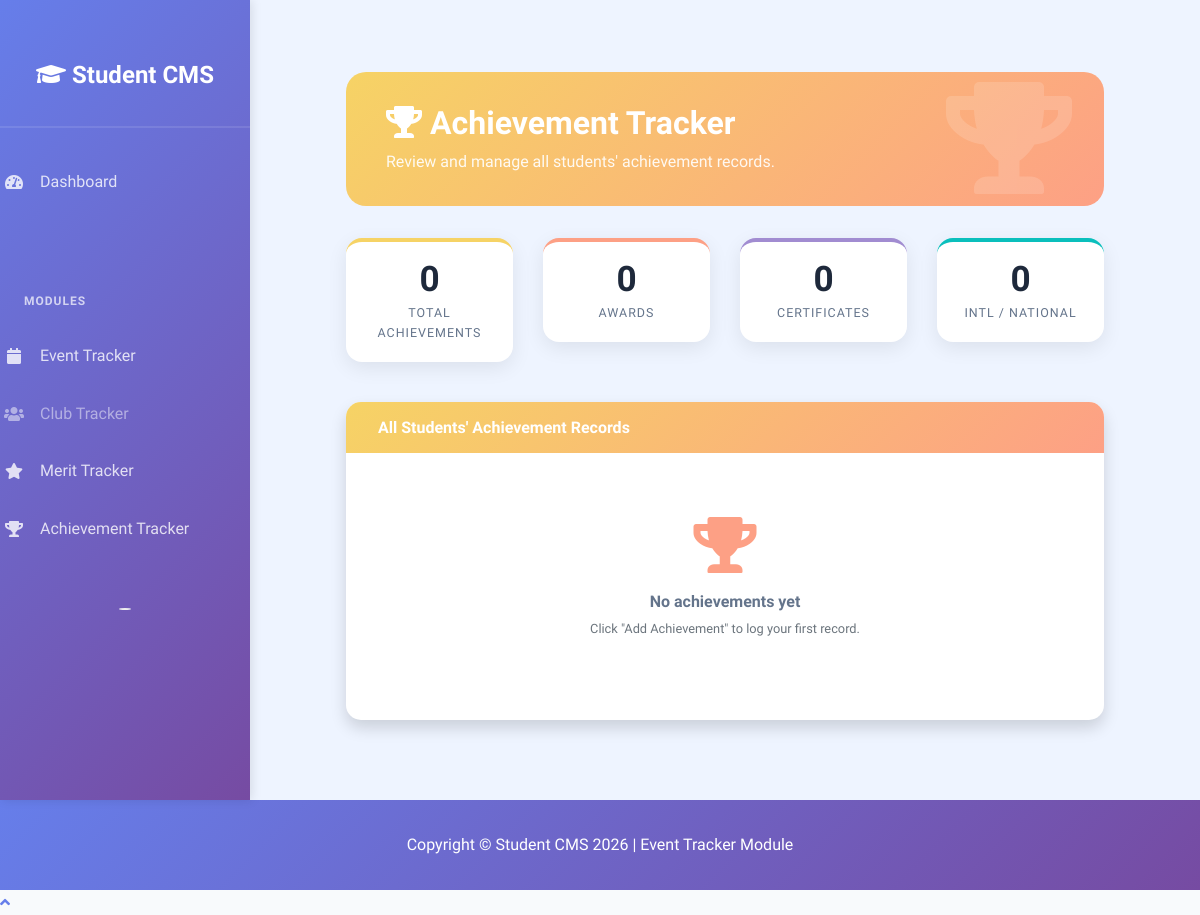
The app's page /modules/achievement/achievement_tracker.php (signed in), older data.
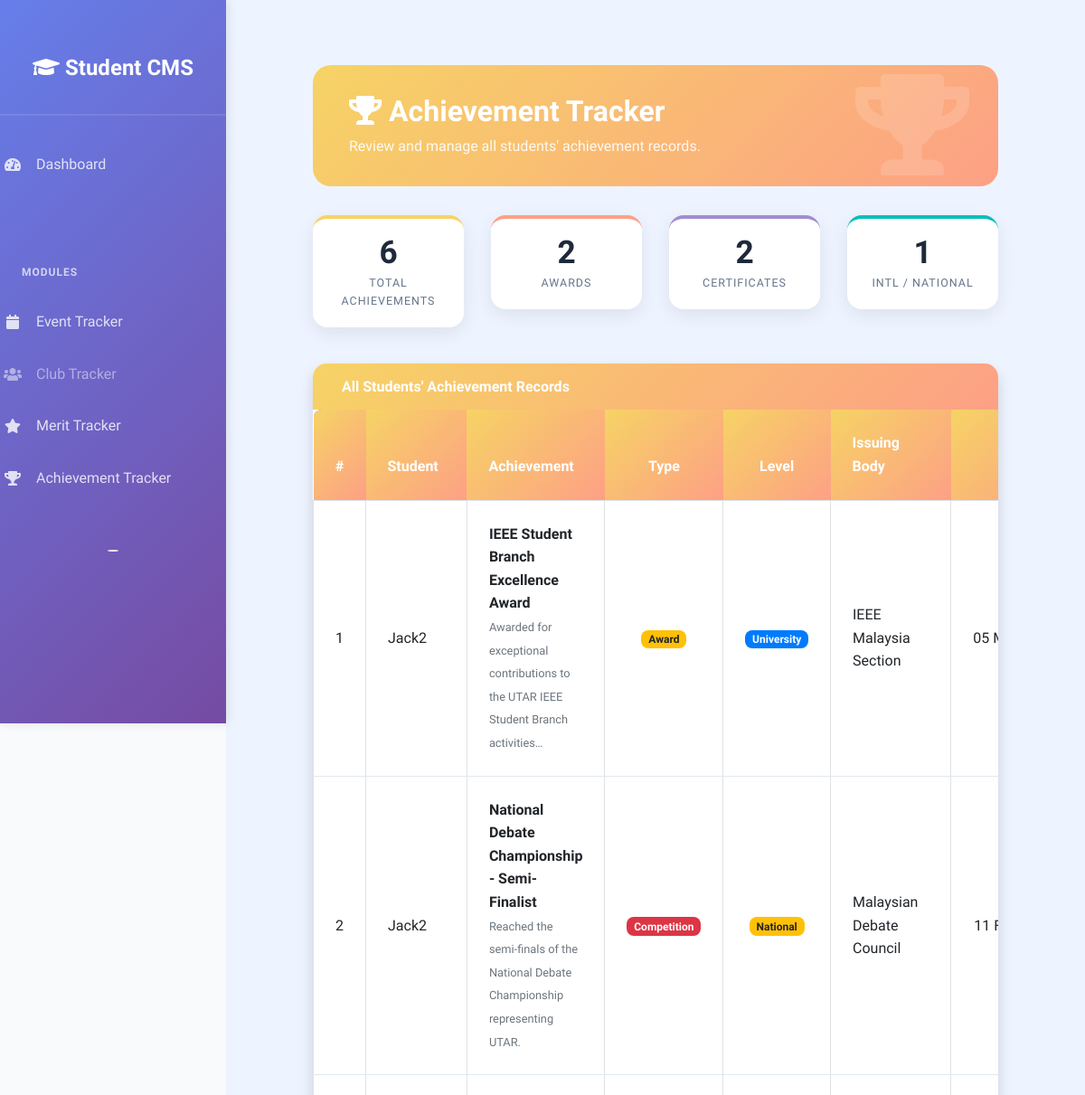
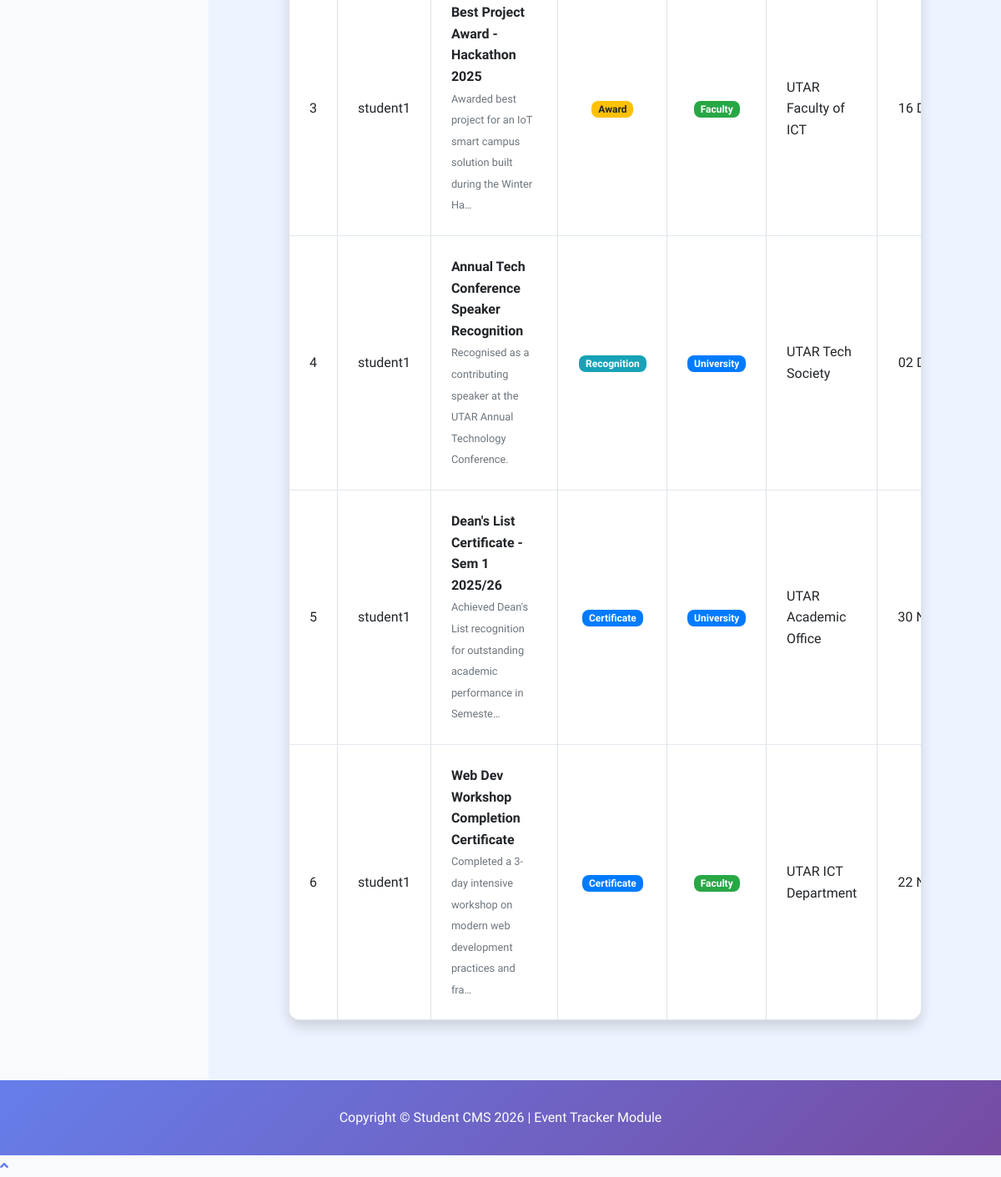
The same page, newer data (2 pictures, top to bottom).
### tables this page shows
CREATE TABLE IF NOT EXISTS achievements (
    achievement_id    INT PRIMARY KEY AUTO_INCREMENT,
    user_id           INT NOT NULL,
    achievement_title VARCHAR(200) NOT NULL,
    achievement_type  ENUM('Award','Certificate','Recognition','Scholarship','Competition','Other') DEFAULT 'Award',
    issuing_body      VARCHAR(200),
    achievement_date  DATE NOT NULL,
    description       LONGTEXT,
    level             ENUM('International','National','State','University','Faculty','Club') DEFAULT 'University',
    position_rank     VARCHAR(100),
    certificate_file  VARCHAR(255),
    created_at        TIMESTAMP DEFAULT CURRENT_TIMESTAMP,
    updated_at        TIMESTAMP DEFAULT CURRENT_TIMESTAMP ON UPDATE CURRENT_TIMESTAMP,
    FOREIGN KEY (user_id) REFERENCES users(user_id) ON DELETE CASCADE,
    INDEX idx_user_id        (user_id),
    INDEX idx_achievement_date (achievement_date)
);

CREATE TABLE IF NOT EXISTS users (
    user_id INT PRIMARY KEY AUTO_INCREMENT,
    username VARCHAR(50) UNIQUE NOT NULL,
    email VARCHAR(100) UNIQUE NOT NULL,
    password VARCHAR(255) NOT NULL,
    full_name VARCHAR(100),
    role ENUM('student', 'admin') DEFAULT 'student',
    created_at TIMESTAMP DEFAULT CURRENT_TIMESTAMP,
    updated_at TIMESTAMP DEFAULT CURRENT_TIMESTAMP ON UPDATE CURRENT_TIMESTAMP
);

### modules/achievement/achievement_tracker.php (the view, shortened to what this page needs)
<?php
require_once '../../config.php';
$role    = $_SESSION['role'] ?? 'student';
$achievements = [];
if ($role === 'admin') {
    $result = $conn->query(
        "SELECT a.*, u.username
         FROM achievements a
         LEFT JOIN users u ON a.user_id = u.user_id
         ORDER BY a.achievement_date DESC"
    );
    if ($result) {
        while ($row = $result->fetch_assoc()) $achievements[] = $row;
    }
}
$total        = count($achievements);
$by_type      = [];
$intl_count   = 0;
foreach ($achievements as $a) {
    $by_type[$a['achievement_type']]  = ($by_type[$a['achievement_type']]  ?? 0) + 1;
    if ($a['level'] === 'International' || $a['level'] === 'National') $intl_count++;
}
function typeBadgeClass(string $type): string {
    return match($type) {
        'Award'        => 'badge-warning',
        'Certificate'  => 'badge-primary',
        'Recognition'  => 'badge-info',
        'Scholarship'  => 'badge-success',
        'Competition'  => 'badge-danger',
        default        => 'badge-secondary',
    };
}
function levelBadgeClass(string $level): string {
    return match($level) {
        'International' => 'badge-danger',
        'National'      => 'badge-warning',
        'State'         => 'badge-info',
        'University'    => 'badge-primary',
        'Faculty'       => 'badge-success',
        default         => 'badge-secondary',
    };
}
?>
<!DOCTYPE html>
<html lang="en">
<head>
    <link href="../../vendor/fontawesome-free/css/all.min.css" rel="stylesheet">
    <link href="https://cdn.jsdelivr.net/npm/bootstrap@4.6.0/dist/css/bootstrap.min.css" rel="stylesheet">
    <link href="../../assets/style.css" rel="stylesheet">
</head>
<body id="page-top">
<div id="wrapper">
    <?php include('../../includes/sidebar.php'); ?>
    <div id="content-wrapper" class="d-flex flex-column">
        <div id="content">
            <div class="container-fluid pt-4">
                <div class="ach-hero d-flex align-items-center justify-content-between flex-wrap">
                    <div>
                        <h1><i class="fas fa-trophy mr-2"></i>Achievement Tracker</h1>
                        <p>
                            <?php if ($role === 'admin'): ?>
                                Review and manage all students' achievement records.
                            <?php else: ?>
                                Record your awards, certificates, and recognitions in one place.
                            <?php endif; ?>
                        </p>
                    </div>
                </div>
                <div class="row mb-4">
                    <div class="col-6 col-md-3 mb-3">
                        <div class="stat-pill gold">
                            <div class="num"><?php echo $total; ?></div>
                            <div class="lbl">Total Achievements</div>
                        </div>
                    </div>
                    <div class="col-6 col-md-3 mb-3">
                        <div class="stat-pill orange">
                            <div class="num"><?php echo $by_type['Award'] ?? 0; ?></div>
                            <div class="lbl">Awards</div>
                        </div>
                    </div>
                    <div class="col-6 col-md-3 mb-3">
                        <div class="stat-pill purple">
                            <div class="num"><?php echo $by_type['Certificate'] ?? 0; ?></div>
                            <div class="lbl">Certificates</div>
                        </div>
                    </div>
                    <div class="col-6 col-md-3 mb-3">
                        <div class="stat-pill teal">
                            <div class="num"><?php echo $intl_count; ?></div>
                            <div class="lbl">Intl / National</div>
                        </div>
                    </div>
                </div>
                <div class="card shadow mb-4">
                    <div class="card-header py-3" style="background: linear-gradient(135deg,#f6d365,#fda085);">
                        <h6 class="m-0 font-weight-bold text-white">
                            <?php echo ($role === 'admin') ? "All Students' Achievement Records" : "My Achievement Records"; ?>
                        </h6>
                    </div>
                    <div class="card-body p-0">
                        <?php if (empty($achievements)): ?>
                            <div class="no-ach">
                                <i class="fas fa-trophy d-block"></i>
                                <p class="font-weight-bold mb-1">No achievements yet</p>
                                <p class="text-muted small">Click "Add Achievement" to log your first record.</p>
                            </div>
                        <?php else: ?>
                            <div class="table-responsive">
                                <table class="table table-bordered ach-table mb-0" width="100%">
                                    <thead>
                                        <tr>
                                            <th class="text-center">#</th>
                                            <?php if ($role === 'admin'): ?><th>Student</th><?php endif; ?>
                                            <th>Achievement</th>
                                            <th class="text-center">Type</th>
                                            <th class="text-center">Level</th>
                                            <th>Issuing Body</th>
                                            <th class="text-center">Date</th>
                                        </tr>
                                    </thead>
                                    <tbody>
                                        <?php foreach ($achievements as $i => $a): ?>
                                        <tr>
                                            <td class="text-center"><?php echo $i + 1; ?></td>
                                            <?php if ($role === 'admin'): ?>
                                                <td><?php echo htmlspecialchars($a['username'] ?? '—'); ?></td>
                                            <?php endif; ?>
                                            <td>
                                                <strong><?php echo htmlspecialchars($a['achievement_title']); ?></strong>
                                                <?php if (!empty($a['description'])): ?>
                                                    <br><small class="text-muted"><?php echo htmlspecialchars(mb_substr($a['description'], 0, 80)) . (mb_strlen($a['description']) > 80 ? '…' : ''); ?></small>
                                                <?php endif; ?>
                                            </td>
                                            <td class="text-center">
                                                <span class="badge <?php echo typeBadgeClass($a['achievement_type']); ?>">
                                                    <?php echo htmlspecialchars($a['achievement_type']); ?>
                                                </span>
                                            </td>
                                            <td class="text-center">
                                                <span class="badge <?php echo levelBadgeClass($a['level']); ?>">
                                                    <?php echo htmlspecialchars($a['level']); ?>
                                                </span>
                                            </td>
                                            <td><?php echo htmlspecialchars($a['issuing_body'] ?: '—'); ?></td>
                                            <td class="text-center text-nowrap">
                                                <?php echo date('d M Y', strtotime($a['achievement_date'])); ?>
                                            </td>
                                        </tr>
                                        <?php endforeach; ?>
                                    </tbody>
                                </table>
                            </div>
                        <?php endif; ?>
                    </div>
                </div>
            </div>
        </div>
        <?php include('../../includes/footer.php'); ?>
</body>
</html>

### includes/sidebar.php (shortened to what this page needs)
<ul class="navbar-nav bg-gradient-primary sidebar sidebar-dark accordion" id="accordionSidebar">
    <a class="sidebar-brand d-flex align-items-center justify-content-center" href="/Student-Co-curricular-Management-System-main/index.php">
        <div class="sidebar-brand-text mx-3"><i class="fas fa-graduation-cap"></i> Student CMS</div>
    </a>
    <li class="nav-item">
        <a class="nav-link" href="/Student-Co-curricular-Management-System-main/index.php"><i class="fas fa-fw fa-tachometer-alt"></i><span>Dashboard</span></a>
    </li>
    <div class="sidebar-heading">Modules</div>
    <li class="nav-item">
        <a class="nav-link" href="/Student-Co-curricular-Management-System-main/modules/event/event_tracker.php"><i class="fas fa-fw fa-calendar"></i><span>Event Tracker</span></a>
    </li>
    <li class="nav-item">
        <a class="nav-link" href="#" onclick="alert('Coming Soon!'); return false;" style="opacity: 0.6;"><i class="fas fa-fw fa-users"></i><span>Club Tracker</span></a>
    </li>
    <li class="nav-item">
        <a class="nav-link" href="/Student-Co-curricular-Management-System-main/modules/merit/merit_tracker.php"><i class="fas fa-fw fa-star"></i><span>Merit Tracker</span></a>
    </li>
    <li class="nav-item">
        <a class="nav-link" href="/Student-Co-curricular-Management-System-main/modules/achievement/achievement_tracker.php"><i class="fas fa-fw fa-trophy"></i><span>Achievement Tracker</span></a>
    </li>
    <div class="text-center d-none d-md-inline">
        <button class="rounded-circle border-0" id="sidebarToggle"></button>
    </div>
</ul>
<div id="content-wrapper" class="d-flex flex-column">

### includes/footer.php (shortened to what this page needs)
            </div>
            <footer class="sticky-footer bg-white" style="background: linear-gradient(135deg, #667eea 0%, #764ba2 100%) !important;">
                <div class="container my-auto">
                    <div class="copyright text-center my-auto text-white">
                        <span>Copyright &copy; Student CMS 2026 | Event Tracker Module</span>
                    </div>
                </div>
            </footer>
        </div>
    </div>
    <a class="scroll-to-top rounded" href="#page-top"><i class="fas fa-angle-up"></i></a>
</body>
</html>

### assets/style.css (style rules this page uses)
:root { --primary-gradient: linear-gradient(135deg, #667eea 0%, #764ba2 100%); --secondary-gradient: linear-gradient(135deg, #f093fb 0%, #f5576c 100%); --success-gradient: linear-gradient(135deg, #00d2fc 0%, #3677ff 100%); --primary-color: #667eea; --secondary-color: #764ba2; --success-color: #10b981; --warning-color: #f59e0b; --danger-color: #ef4444; --info-color: #3b82f6; --light-bg: #f8fafc; --card-bg: #ffffff; --text-dark: #1e293b; --text-light: #64748b; --border-color: #e2e8f0; --spacing-xs: 0.25rem; --spacing-sm: 0.5rem; --spacing-md: 1rem; --spacing-lg: 1.5rem; --spacing-xl: 2rem; --spacing-2xl: 3rem; }
*, *::before, *::after { box-sizing: border-box; }
html, body { font-family: 'Segoe UI', Tahoma, Geneva, Verdana, sans-serif; background-color: var(--light-bg); color: var(--text-dark); line-height: 1.6; }
body { min-height: 100vh; }
html { scroll-behavior: smooth; }
h1, h2, h3, h4, h5, h6 { font-weight: 600; margin-bottom: var(--spacing-md); color: var(--text-dark); }
h1 { font-size: 2.5rem; }
p { color: var(--text-light); margin-bottom: var(--spacing-md); }
a { color: var(--primary-color); text-decoration: none; transition: color 0.3s ease; }
.sidebar { background: var(--primary-gradient); min-height: 100vh; padding-top: var(--spacing-lg); position: fixed; left: 0; top: 0; width: 250px; overflow-y: auto; box-shadow: 2px 0 10px rgba(0, 0, 0, 0.1); transition: all 0.3s ease; }
.sidebar-brand { text-align: center; padding: var(--spacing-xl) var(--spacing-md); font-size: 1.5rem; font-weight: 700; color: white; margin-bottom: var(--spacing-lg); border-bottom: 2px solid rgba(255, 255, 255, 0.1); }
.sidebar-heading { padding: var(--spacing-md) var(--spacing-lg); color: rgba(255, 255, 255, 0.7); font-size: 0.75rem; font-weight: 700; text-transform: uppercase; letter-spacing: 1px; margin-top: var(--spacing-xl); }
.nav-item { list-style: none; }
.nav-link { display: flex; align-items: center; padding: var(--spacing-md) var(--spacing-lg); color: rgba(255, 255, 255, 0.8); transition: all 0.3s ease; border-left: 4px solid transparent; }
.nav-link i { margin-right: var(--spacing-md); width: 20px; text-align: center; }
#content { margin-left: 250px; padding: var(--spacing-2xl); min-height: 100vh; background: #eef4ff; }
.card { background: white; border-radius: 15px; box-shadow: 0 4px 15px rgba(0, 0, 0, 0.08); overflow: hidden; transition: all 0.3s ease; border: none; margin-bottom: var(--spacing-lg); }
.card-header { background: var(--primary-gradient); color: white; padding: var(--spacing-lg) var(--spacing-xl); border-bottom: none; font-weight: 600; }
.card-body { padding: var(--spacing-xl); }
.container-fluid { padding-right: var(--spacing-2xl); padding-left: var(--spacing-2xl); }
.text-center { text-align: center; }
.mb-3 { margin-bottom: var(--spacing-lg); }
.mb-4 { margin-bottom: var(--spacing-2xl); }
.d-flex { display: flex; }
.table { background: white; border-radius: 10px; overflow: hidden; box-shadow: 0 4px 15px rgba(0, 0, 0, 0.08); }
.table thead { background: var(--primary-gradient); color: white; }
.table thead th { padding: var(--spacing-lg); font-weight: 600; border: none; }
.table tbody td { padding: var(--spacing-lg); border-bottom: 1px solid var(--border-color); vertical-align: middle; }
footer { background: var(--primary-gradient); color: white; text-align: center; padding: var(--spacing-xl); margin-top: auto; }

Row changes from the older to the newer data that the page shows:
added achievements: user "2", user.username "student1", achievement_title "Best Project Award - Hackathon 2025", description "Awarded best project for an IoT smart campus solution built during the Winter Ha", achievement_type "Award", level "Faculty", issuing_body "UTAR Faculty of ICT", achievement_date "16…"
added achievements: user.username "Jack2", achievement_title "IEEE Student Branch Excellence Award", description "Awarded for exceptional contributions to the UTAR IEEE Student Branch activities", achievement_type "Award", level "University", issuing_body "IEEE Malaysia Section", achievement_date "05…"
added achievements: user.username "Jack2", achievement_title "National Debate Championship - Semi-Finalist", description "Reached the semi-finals of the National Debate Championship representing UTAR.", achievement_type "Competition", level "National", issuing_body "Malaysian Debate Council", achievement_date "11…"
added achievements: user.username "student1", achievement_title "Annual Tech Conference Speaker Recognition", description "Recognised as a contributing speaker at the UTAR Annual Technology Conference.", achievement_type "Recognition", level "University", issuing_body "UTAR Tech Society", achievement_date "02…"
added achievements: user.username "student1", achievement_title "Dean's List Certificate - Sem 1 2025/26", description "Achieved Dean's List recognition for outstanding academic performance in Semeste", achievement_type "Certificate", level "University", issuing_body "UTAR Academic Office", achievement_date "30…"
added achievements: user.username "student1", achievement_title "Web Dev Workshop Completion Certificate", description "Completed a 3-day intensive workshop on modern web development practices and fra", achievement_type "Certificate", level "Faculty", issuing_body "UTAR ICT Department", achievement_date "22…"
Text that changed along with them:
$total: "0" → "6"
$intl_count: "0" → "1"
$by_type['Award']: "0" → (not shown)
$by_type['Certificate']: "0" → (not shown)
text no longer shown: "No achievements yet Click \"Add Achievement\" to log your first record."
text now shown: "# Student Achievement Type Level Issuing Body"
